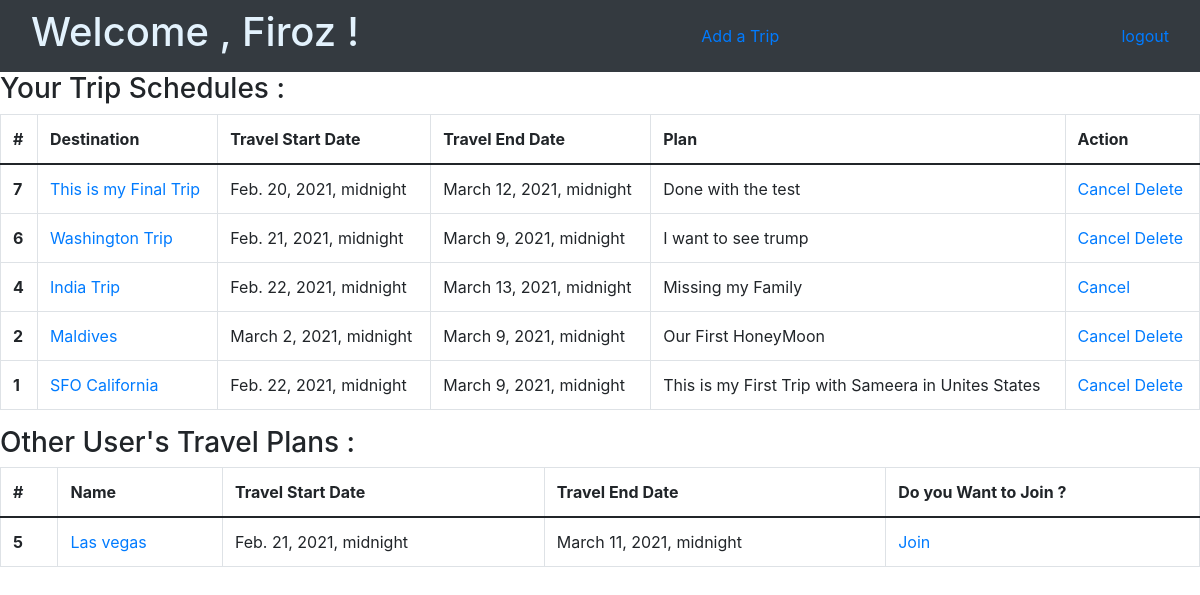
Page /travels (signed in) on the committed database.
### loginregapp/models.py (models this page shows, shortened)
class User(models.Model):
    first_name=models.CharField(max_length=45)
    last_name=models.CharField(max_length=45)
    email=models.EmailField(max_length=45)
    password=models.CharField(max_length=100)
    created_at=models.DateTimeField(auto_now_add=True)
    updated_at=models.DateTimeField(auto_now=True)
    objects=UserManager()

### travelapp/models.py (models this page shows, shortened)
class Trip(models.Model):
    destination=models.CharField(max_length=45)
    description=models.CharField(max_length=255)
    from_date=models.DateTimeField()
    to_date=models.DateTimeField()
    created_at=models.DateTimeField(auto_now_add=True)
    updated_at=models.DateTimeField(auto_now=True)
    added_by=models.ForeignKey(User,related_name="trip_created",on_delete=models.CASCADE)
    users_who_join=models.ManyToManyField(User,related_name="joined_trips")
    objects=TripManager()

### travelapp/views.py (the view)
# urls.py: path('travels',trv.travels),
def travels(request):
    if 'user_id' not in request.session:
        return redirect('/')
    print(request.session['user_id'])
    return render(request,'travels.html',context={
        'logged_user':User.objects.get(id=request.session['user_id']),
        'trips':Trip.objects.all().order_by('-created_at') ### Get the list of trips added by users
    })

### travelapp/templates/travels.html (shortened to what this page needs)
<!DOCTYPE html>
<html lang="en">
<head>
    {% load static %}
    <link href="https://cdn.jsdelivr.net/npm/bootstrap@5.0.0-beta1/dist/css/bootstrap.min.css" rel="stylesheet"
>
    <link href="//maxcdn.bootstrapcdn.com/bootstrap/4.1.1/css/bootstrap.min.css" rel="stylesheet" id="bootstrap-css">
</head>
<body>
    <nav class="navbar navbar-dark bg-dark">
        <div class="container-fluid">
            <p class="h1" style="color: #e3f2fd;"> Welcome , {{logged_user.first_name}} ! </p>
            <a href="/travels/addtrip">Add a Trip </a>
            <a href="/travels/logout">logout</a>
        </div>
    </nav>
    <div class="d-flex flex-column justify-content-center">
        <div class="yourtrips">
            <p class="h3"> Your Trip Schedules :</p>
            <table class="table table-bordered border-primary">
                <thead>
                    <tr>
                        <th scope="col">#</th>
                        <th scope="col">Destination</th>
                        <th scope="col">Travel Start Date</th>
                        <th scope="col">Travel End Date</th>
                        <th scope="col">Plan</th>
                        <th scope="col">Action</th>
                    </tr>
                </thead>
                <tbody>
                    {% for trip in trips%}
                    {%if trip in logged_user.joined_trips.all %}
                    <tr>
                        <th scope="row">{{trip.id}}</th>
                        <td><a href="{% url 'tripview' trip.id %}" nethod="GET">{{trip.destination}}</a></td>
                        <td>{{trip.from_date}}</td>
                        <td>{{trip.to_date}}</td>
                        <td>{{trip.description}}</td>
                        <td><a href="{% url 'cancel' trip.id %}">Cancel</a>
                            {% if logged_user == trip.added_by %}
                                    <a href="{% url 'delete' trip.id %}" method="GET">Delete</a>
                              </td>
                            {%endif%}
                    </tr>
                        {%endif%}
                        {% endfor %}
                </tbody>
            </table>
        </div>
        <div class="otherusertrips">
            <p class="h3"> Other User's Travel Plans :</p>
            <table class="table table-bordered border-primary">
                <thead>
                    <tr>
                        <th scope="col">#</th>
                        <th scope="col">Name</th>
                        <th scope="col">Travel Start Date</th>
                        <th scope="col">Travel End Date</th>
                        <th scope="col">Do you Want to Join ?</th>
                    </tr>
                </thead>
                <tbody>
                    {% for trip in trips %}
                    {% if trip not in logged_user.joined_trips.all%}
                    <tr>
                        <th scope="row">{{trip.id}}</th>
                        <td><a href="{% url 'tripview' trip.id %}">{{trip.destination}}</a></td>
                        <td>{{trip.from_date}}</td>
                        <td>{{trip.to_date}}</td>
                        <td><a href="{% url 'join' trip.id %}" method="GET">Join</a></td>
                    </tr>
                    {%endif%}
                    {%endfor%}
                </tbody>
            </table>
        </div>
    </div>
</body>
</html>

### rows in the picture
User: first_name "Firoz"
Trip: id "7", destination "This is my Final Trip", from_date "Feb. 20, 2021, midnight", to_date "March 12, 2021, midnight", description "Done with the test", shows "Delete"
Trip: id "6", destination "Washington Trip", from_date "Feb. 21, 2021, midnight", to_date "March 9, 2021, midnight", description "I want to see trump", shows "Delete"
Trip: id "4", destination "India Trip", from_date "Feb. 22, 2021, midnight", to_date "March 13, 2021, midnight", description "Missing my Family"
Trip: id "2", destination "Maldives", from_date "March 2, 2021, midnight", to_date "March 9, 2021, midnight", description "Our First HoneyMoon", shows "Delete"
Trip: id "1", destination "SFO California", from_date "Feb. 22, 2021, midnight", to_date "March 9, 2021, midnight", description "This is my First Trip with Sameera in Unites States", shows "Delete"
Trip: id "5", destination "Las vegas", from_date "Feb. 21, 2021, midnight", to_date "March 11, 2021, midnight"
